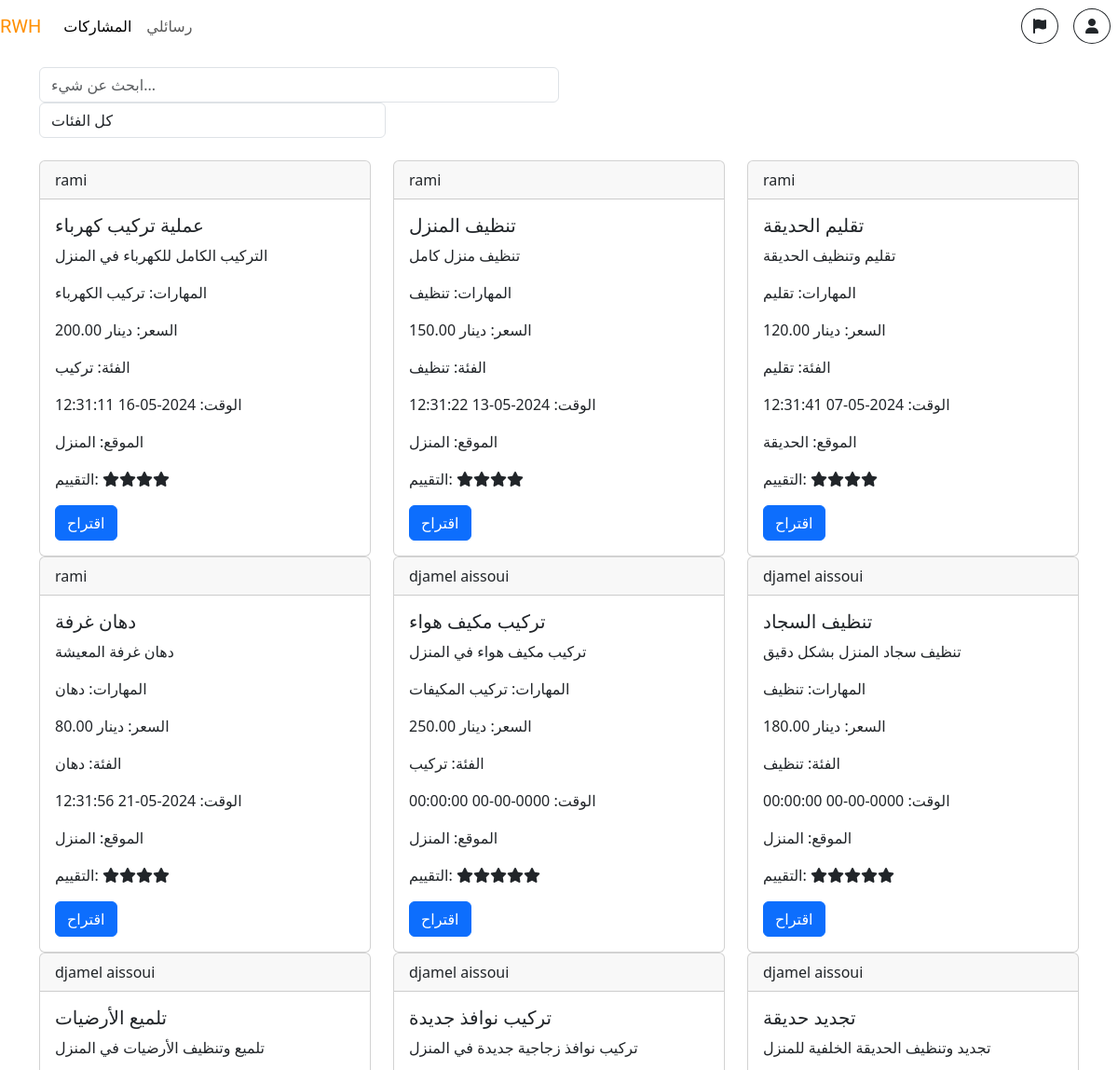
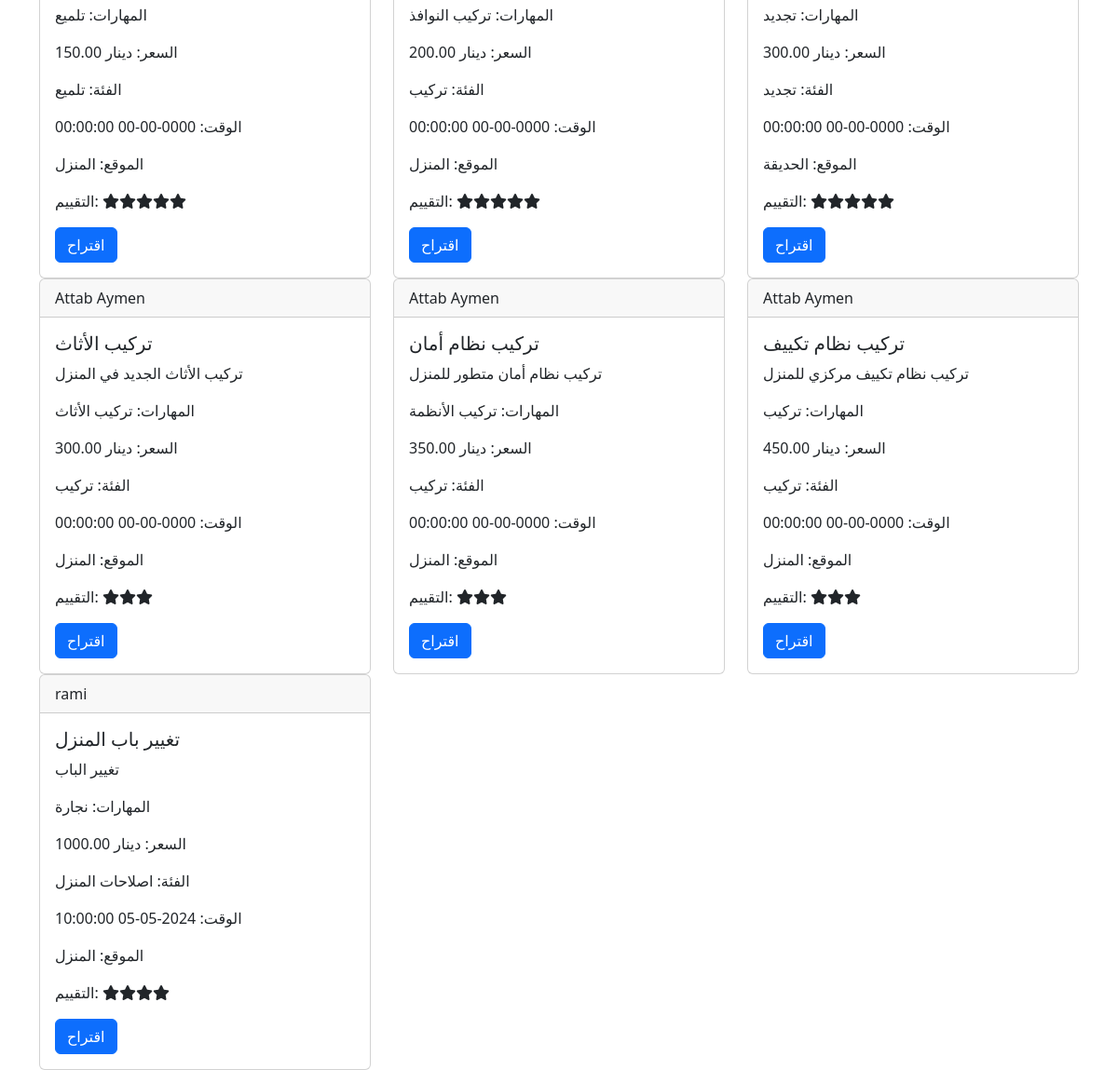
Screenshot of /seller.php with the database file from the repository (2 pictures, top to bottom).
### tables this page shows
CREATE TABLE `post` (
  `postid` int(11) NOT NULL,
  `userid` int(11) DEFAULT NULL,
  `postdescription` text DEFAULT NULL,
  `skills` varchar(255) DEFAULT NULL,
  `price` decimal(10,2) DEFAULT NULL,
  `category` varchar(255) DEFAULT NULL,
  `time` timestamp NOT NULL DEFAULT current_timestamp(),
  `postlocation` varchar(255) DEFAULT NULL,
  `posttitle` varchar(255) NOT NULL
);

CREATE TABLE `userdata` (
  `userid` int(11) NOT NULL,
  `name` varchar(255) DEFAULT NULL,
  `password` varchar(255) DEFAULT NULL,
  `email` varchar(255) DEFAULT NULL,
  `userlocation` varchar(255) DEFAULT NULL,
  `skills` varchar(255) DEFAULT NULL,
  `description` text DEFAULT NULL,
  `role` enum('buyer','seller','both','admin') DEFAULT 'buyer',
  `birthdate` date DEFAULT NULL,
  `verify_token` varchar(255) DEFAULT NULL,
  `rating` float DEFAULT 0
);

### backend/fetch_listing.php (the view, shortened to what this page needs)
<?php
include('bdcon.php');
$search = isset($_POST['search']) ? mysqli_real_escape_string($con, $_POST['search']) : '';
$category = isset($_POST['category']) ? mysqli_real_escape_string($con, $_POST['category']) : 'all';
$category_condition = ($category != 'all') ? " AND category = '$category'" : "";
$query = "SELECT p.*, u.name, u.rating FROM post p JOIN userdata u ON p.userid = u.userid
          WHERE (posttitle LIKE '%$search%' OR postdescription LIKE '%$search%') $category_condition";
$result = mysqli_query($con, $query);
if (mysqli_num_rows($result) > 0) {
    while ($row = mysqli_fetch_assoc($result)) {
        echo '<div class="col-md-4">';
        echo '<div class="card">';
        echo '<div class="card-header">' . $row['name'] . '</div>';
        echo '<div class="card-body">';
        echo '<h5 class="card-title">' . $row['posttitle'] . '</h5>';
        echo '<p class="card-text">' . $row['postdescription'] . '</p>';
        echo '<p class="card-text">المهارات: ' . $row['skills'] . '</p>';
        echo '<p class="card-text"> السعر: دينار ' . $row['price'] . '</p>';
        echo '<p class="card-text">الفئة: ' . $row['category'] . '</p>';
        echo '<p class="card-text">الوقت: ' . $row['time'] . '</p>';
        echo '<p class="card-text">الموقع: ' . $row['postlocation'] . '</p>';
        $rating = $row['rating'];
        $stars = '';
        for ($i = 0; $i < $rating; $i++) {
            $stars .= '<span class="fa fa-star checked"></span>';
        }
        echo '<p class="card-text">التقييم: ' . $stars . '</p>';
        echo '<a href="backend/propose.php?postid=' . $row['postid'] . '&sellerid=' . $row['userid'] . '" class="btn btn-primary">اقتراح</a>';
        echo '</div>';
        echo '</div>';
        echo '</div>';
    }
} else {
    echo '<p>لم يتم العثور على منشورات.</p>';
}
?>

### seller.php (shortened to what this page needs)
<!DOCTYPE html>
<html lang="en">
<head>
    <link rel="stylesheet" href="assets/css/all.min.css">
    <link rel="stylesheet" href="assets/css/bootstrap.min.css">
    <link rel="stylesheet" href="assets/css/style.css">
</head>
<body>
<nav class="navbar navbar-expand-lg navbar-white bg-white fixed-top ">
    <a class="navbar-brand" href="#" style="font-family: Caprasimo; color: #ff8f00;">RWH</a>
    <div class="collapse navbar-collapse" id="navbarNav">
        <ul class="navbar-nav ml-auto">
            <li class="nav-item active">
                <a class="nav-link active" href="/source-code/seller.php">المشاركات <span class="sr-only">(current)</span></a>
            </li>
            <li class="nav-item active">
                <a class="nav-link" href="/source-code/chat.php">رسائلي <span class="sr-only">(current)</span></a>
            </li>
        </ul>
    </div>
    <a href="support_s.php" class="btn btn-outline-dark my-2 my-sm-0 mx-2 rounded-circle" type="button"><i class="fas fa-flag"></i></a>
    <a href="#" class="btn btn-outline-dark my-2 my-sm-0 mx-2 rounded-circle" type="button" data-toggle="collapse" data-target="#navMenu">
        <i class="fa-solid fa-user"></i>
    </a>
</nav><br><br><br>
<div class="container">
    <form id="searchForm" class="mb-4">
        <div class="form-row">
            <div class="col-md-6">
                <div class="form-group">
                    <input type="text" class="form-control" name="search" id="searchInput" placeholder="ابحث عن شيء...">
                </div>
            </div>
            <div class="col-md-4">
                <div class="form-group">
                    <select class="form-control" name="category" id="categorySelect">
                        <option value="all">كل الفئات</option>
                    </select>
                </div>
            </div>
        </div>
    </form>
    <div class="row" id="postContainer">
        <?php include('backend/fetch_listing.php'); ?>
    </div>
</div>
</body>
</html>

### rows the page displays
post: userid.name "rami", posttitle "عملية تركيب كهرباء", postdescription "التركيب الكامل للكهرباء في المنزل", skills "تركيب الكهرباء", price "200.00", category "تركيب", time "2024-05-16 12:31:11", postlocation "المنزل"
post: userid.name "rami", posttitle "تنظيف المنزل", postdescription "تنظيف منزل كامل", skills "تنظيف", price "150.00", category "تنظيف", time "2024-05-13 12:31:22", postlocation "المنزل"
post: userid.name "rami", posttitle "تقليم الحديقة", postdescription "تقليم وتنظيف الحديقة", skills "تقليم", price "120.00", category "تقليم", time "2024-05-07 12:31:41", postlocation "الحديقة"
post: userid.name "rami", posttitle "دهان غرفة", postdescription "دهان غرفة المعيشة", skills "دهان", price "80.00", category "دهان", time "2024-05-21 12:31:56", postlocation "المنزل"
post: userid.name "djamel aissoui", posttitle "تركيب مكيف هواء", postdescription "تركيب مكيف هواء في المنزل", skills "تركيب المكيفات", price "250.00", category "تركيب", time "0000-00-00 00:00:00", postlocation "المنزل"
post: userid.name "djamel aissoui", posttitle "تنظيف السجاد", postdescription "تنظيف سجاد المنزل بشكل دقيق", skills "تنظيف", price "180.00", category "تنظيف", time "0000-00-00 00:00:00", postlocation "المنزل"
post: userid.name "djamel aissoui", posttitle "تلميع الأرضيات", postdescription "تلميع وتنظيف الأرضيات في المنزل", skills "تلميع", price "150.00", category "تلميع", time "0000-00-00 00:00:00", postlocation "المنزل"
post: userid.name "djamel aissoui", posttitle "تركيب نوافذ جديدة", postdescription "تركيب نوافذ زجاجية جديدة في المنزل", skills "تركيب النوافذ", price "200.00", category "تركيب", time "0000-00-00 00:00:00", postlocation "المنزل"
post: userid.name "djamel aissoui", posttitle "تجديد حديقة", postdescription "تجديد وتنظيف الحديقة الخلفية للمنزل", skills "تجديد", price "300.00", category "تجديد", time "0000-00-00 00:00:00", postlocation "الحديقة"
post: userid.name "Attab Aymen", posttitle "تركيب الأثاث", postdescription "تركيب الأثاث الجديد في المنزل", skills "تركيب الأثاث", price "300.00", category "تركيب", time "0000-00-00 00:00:00", postlocation "المنزل"
post: userid.name "Attab Aymen", posttitle "تركيب نظام أمان", postdescription "تركيب نظام أمان متطور للمنزل", skills "تركيب الأنظمة", price "350.00", category "تركيب", time "0000-00-00 00:00:00", postlocation "المنزل"
post: userid.name "Attab Aymen", posttitle "تركيب نظام تكييف", postdescription "تركيب نظام تكييف مركزي للمنزل", skills "تركيب", price "450.00", category "تركيب", time "0000-00-00 00:00:00", postlocation "المنزل"
post: userid.name "rami", posttitle "تغيير باب المنزل", postdescription "تغيير الباب", skills "نجارة", price "1000.00", category "اصلاحات المنزل", time "2024-05-05 10:00:00", postlocation "المنزل"
